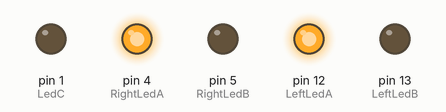
Simulated run of this sketch. Board: Arduino Uno, built with avr-gcc and run on an emulated ATmega328P. Parts: output pins drawn as LEDs (lit = HIGH).

Above: at 0.2 s.
At 1.2 s:
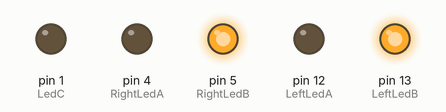
At 2.2 s:
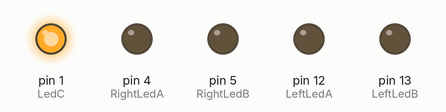
At 5.7 s:
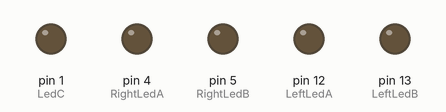
Timing chart, 0 to 6.9 s (numbered marks = the images above):
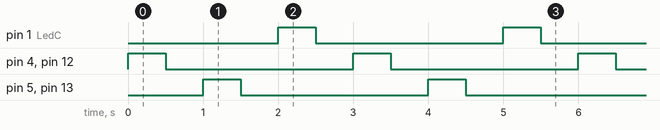

Measured:
- by itself, pin 1 (LedC), pin 4 (RightLedA), pin 5 (RightLedB), pin 12 (LeftLedA), pin 13 (LeftLedB): alternates HIGH for 0.50 s and LOW for 2.5 s
- by itself, everything shown: repeats every 3.0 s, in 6 steps

The sketch:

LedTestBD.ino
```cpp
const int LedC = 1, LeftLedA = 12, RightLedA =4, LeftLedB = 13, RightLedB = 5;

void setup() {
  // put your setup code here, to run once:
  pinMode(LedC, OUTPUT);
  pinMode(LeftLedA, OUTPUT);
  pinMode(RightLedA, OUTPUT);
  pinMode(LeftLedB, OUTPUT);
  pinMode(RightLedB, OUTPUT);
}

void loop() {
  // put your main code here, to run repeatedly:
  digitalWrite(LeftLedA, HIGH);
  digitalWrite(RightLedA, HIGH);
  delay(500);
  digitalWrite(LeftLedA, LOW);
  digitalWrite(RightLedA, LOW);
  delay(500);

  digitalWrite(LeftLedB, HIGH);
  digitalWrite(RightLedB, HIGH);
  delay(500);
  digitalWrite(LeftLedB, LOW);
  digitalWrite(RightLedB, LOW);
  delay(500);

  digitalWrite(LedC, HIGH);
  delay(500);
  digitalWrite(LedC, LOW);
  delay(500);
}
```
